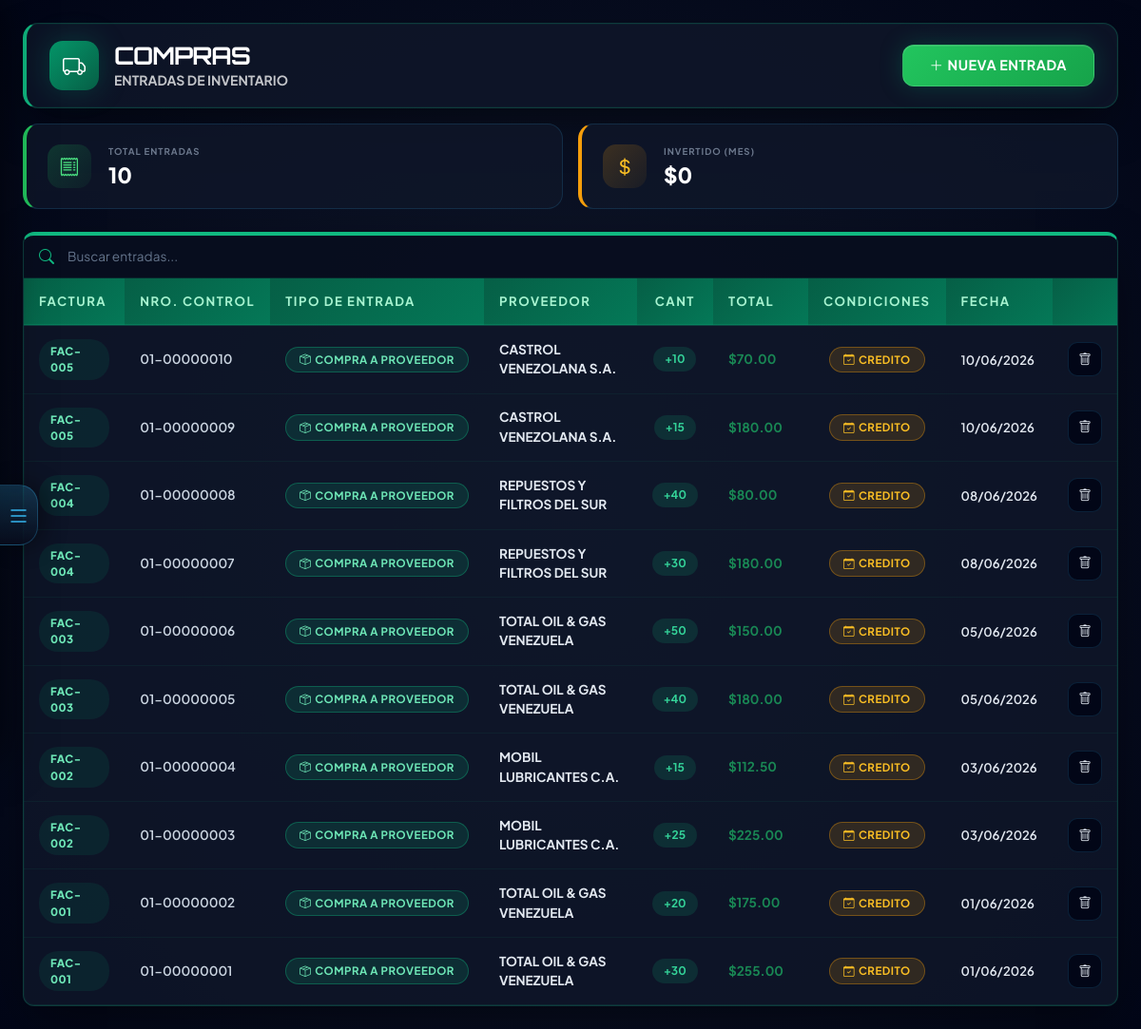
/modules/compras.php (signed in), run on an earlier commit of the app's database.
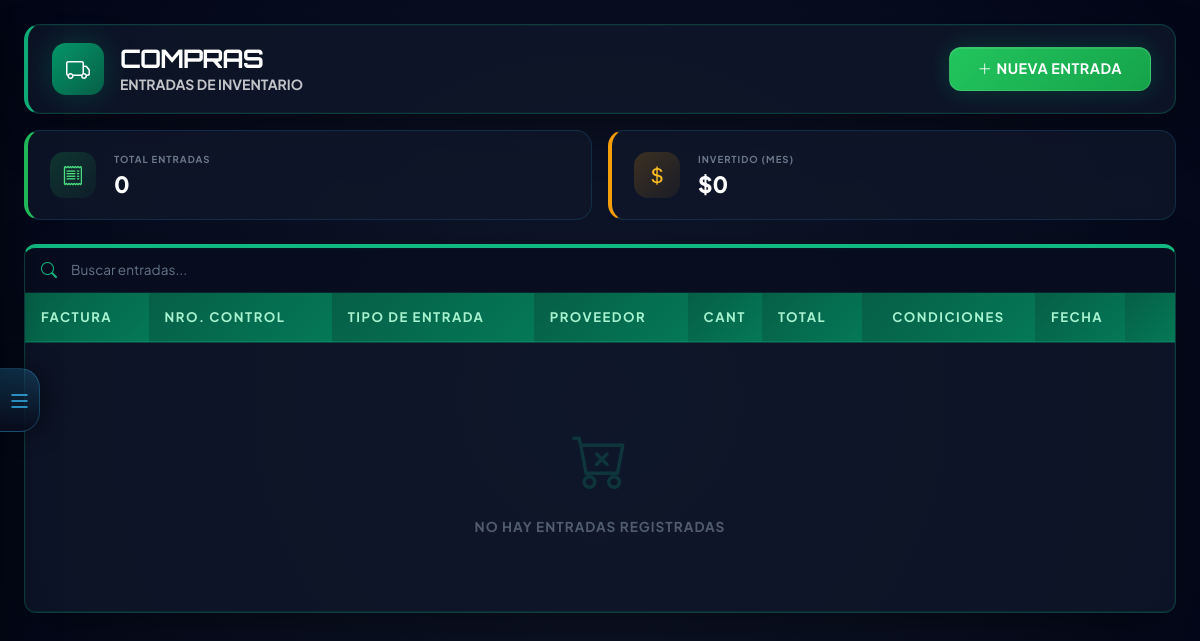
And on a later commit of the database.
### tables this page shows
CREATE TABLE `compras` (
  `id_compra` int(11) NOT NULL AUTO_INCREMENT,
  `nro_factura` varchar(50) NOT NULL,
  `id_proveedor` int(11) DEFAULT NULL,
  `id_producto` int(11) NOT NULL,
  `cantidad` int(11) NOT NULL,
  `precio_costo` decimal(10,2) NOT NULL,
  `fecha_vencimiento` date DEFAULT NULL,
  `tipo_entrada` varchar(50) DEFAULT 'Compra a proveedor',
  `id_usuario` int(11) NOT NULL,
  `fecha_compra` timestamp NOT NULL DEFAULT current_timestamp(),
  `observaciones` text DEFAULT NULL,
  `nro_control` varchar(20) DEFAULT NULL,
  `condiciones_pago` enum('Contado','Credito') DEFAULT 'Contado',
  `dias_plazo` int(11) DEFAULT 0,
  `subtotal` decimal(12,2) DEFAULT 0.00,
  `iva` decimal(12,2) DEFAULT 0.00,
  `total` decimal(12,2) DEFAULT 0.00,
  `status` enum('Activa','Anulada') NOT NULL DEFAULT 'Activa',
  PRIMARY KEY (`id_compra`),
  UNIQUE KEY `uq_nro_control` (`nro_control`),
  KEY `fk_comp_prov` (`id_proveedor`),
  KEY `fk_comp_user` (`id_usuario`),
  CONSTRAINT `fk_comp_prov` FOREIGN KEY (`id_proveedor`) REFERENCES `proveedores` (`id_proveedor`),
  CONSTRAINT `fk_comp_user` FOREIGN KEY (`id_usuario`) REFERENCES `usuarios` (`id_usuario`)
);

CREATE TABLE `proveedores` (
  `id_proveedor` int(11) NOT NULL AUTO_INCREMENT,
  `rif` varchar(20) NOT NULL,
  `nombre_empresa` varchar(150) NOT NULL,
  `contacto` varchar(100) DEFAULT NULL,
  `lead_time` int(11) DEFAULT NULL,
  `limite_credito` decimal(12,2) DEFAULT NULL,
  `plazo_pago` int(11) DEFAULT NULL,
  `dias_credito` int(11) DEFAULT 0,
  `condiciones_pago` enum('Contado','Credito') DEFAULT 'Contado',
  `moneda` varchar(10) DEFAULT 'USD',
  `status` enum('Activo','Inactivo') DEFAULT 'Activo',
  `telefono` varchar(20) DEFAULT NULL,
  `email` varchar(100) DEFAULT NULL,
  `direccion` text DEFAULT NULL,
  PRIMARY KEY (`id_proveedor`),
  UNIQUE KEY `idx_rif` (`rif`)
);

### includes/Database.php (called while the page is built, shortened)
<?php
class Database
{
    private static ?self $instance = null;
    private ?mysqli $conn = null;
    public static function getInstance(): self
    {
        if (self::$instance === null) {
            self::$instance = new self();
        }
        return self::$instance;
    }
    public function connect(string $host, string $user, string $pass, string $db): void
    {
        $this->conn = new mysqli($host, $user, $pass, $db);
        $this->conn->set_charset('utf8mb4');
        $this->conn->autocommit(true);
    }
    public function execute(string $sql, array $params = []): mysqli_stmt
    {
        $stmt = $this->conn->prepare($sql);
        if (!empty($params)) {
            $types = '';
            $bindValues = [];
            foreach ($params as $p) {
                if (is_int($p)) {
                    $types .= 'i';
                } elseif (is_float($p)) {
                    $types .= 'd';
                } elseif (is_null($p)) {
                    $types .= 's';
                    $p = null;
                } else {
                    $types .= 's';
                }
                $bindValues[] = $p;
            }
            if (!empty($bindValues)) {
                $stmt->bind_param($types, ...$bindValues);
            }
        }
        if (!$stmt->execute()) {
            throw new RuntimeException('Error ejecutando consulta: ' . $stmt->error);
        }
        return $stmt;
    }
    public function fetchOne(string $sql, array $params = []): ?array
    {
        $stmt = $this->execute($sql, $params);
        $result = $stmt->get_result();
        $row = $result->fetch_assoc();
        return $row ?: null;
    }
    public function fetchAll(string $sql, array $params = []): array
    {
        $stmt = $this->execute($sql, $params);
        $result = $stmt->get_result();
        $rows = $result->fetch_all(MYSQLI_ASSOC);
        return $rows;
    }
}

### includes/Security.php (called while the page is built, shortened)
<?php
class Security
{
    public static function esAdmin(): bool
    {
        return isset($_SESSION['rol']) && $_SESSION['rol'] === 'Administrador';
    }
}

### modules/compras.php (the view, shortened to what the changed rows need)
<?php
$db = Database::getInstance();
$esAdmin = Security::esAdmin();
$sql_compras = "
    SELECT c.*, p.nombre_producto, pr.nombre_empresa as proveedor
    FROM compras c
    LEFT JOIN productos p ON c.id_producto = p.id_producto
    LEFT JOIN proveedores pr ON c.id_proveedor = pr.id_proveedor
    WHERE c.status = 'Activa'
";
$params = [];
$sql_compras .= " ORDER BY c.fecha_compra DESC, c.id_compra DESC LIMIT 100";
$compras = $db->fetchAll($sql_compras, $params);
$total_entradas = (int)$db->fetchOne("SELECT COUNT(*) as t FROM compras WHERE status = 'Activa'")['t'];
?>
<!DOCTYPE html>
<html lang="es">
<head>
    <?php include '../includes/diseno.php'; ?>
</head>
<body>
    <div class="main-wrapper" id="mainWrapper">
        <div class="container-fluid px-4 py-4 pagina-compras">
            <div class="card-jv d-flex justify-content-between align-items-center flex-wrap gap-2 mb-3 header-card">
                <div class="d-flex align-items-center gap-3">
                    <div>
                        <h1 class="font-brand fw-bold m-0 text-white" style="font-size:1.6rem;letter-spacing:-1px;">COMPRAS</h1>
                    </div>
                </div>
            </div>
            <div class="row g-3 mb-4">
                <div class="col-md-6">
                    <div class="widget-card" style="border-left:4px solid #22c55e;">
                        <div>
                            <div class="widget-label">Total Entradas</div>
                            <div class="widget-value"><?php echo $total_entradas; ?></div>
                        </div>
                    </div>
                </div>
            </div>
            <div class="card-jv card-jv-table p-0">
                <div class="table-responsive">
                    <table class="table-jv mb-0">
                        <thead>
                            <tr>
                                <th style="min-width:100px;">Factura</th>
                                <th style="min-width:120px;">Nro. Control</th>
                                <th>Tipo de Entrada</th>
                                <th>Proveedor</th>
                                <th class="text-center" style="width:70px;">Cant</th>
                                <th style="width:100px;">Total</th>
                                <th class="text-center">Condiciones</th>
                                <th style="width:90px;">Fecha</th>
                                <th class="text-center" style="width:50px;"></th>
                            </tr>
                        </thead>
                        <tbody id="tablaEntradas">
                            <?php if (count($compras) > 0): foreach ($compras as $row): ?>
                                <tr>
                                    <td><span class="codigo-badge"><?php echo htmlspecialchars($row['nro_factura'] ?: '-'); ?></span></td>
                                    <td style="color:#cbd5e1;font-weight:600;"><?php echo htmlspecialchars($row['nro_control'] ?: '-'); ?></td>
                                    <td><span class="badge-jv <?php echo ($row['tipo_entrada'] ?? '') == 'Compra a proveedor' ? 'badge-success' : 'badge-warning'; ?>"><i class="<?php echo ($row['tipo_entrada'] ?? '') == 'Compra a proveedor' ? 'bi bi-box-seam' : 'bi bi-arrow-down-circle'; ?> me-1"></i><?php echo htmlspecialchars($row['tipo_entrada']); ?></span></td>
                                    <td class="text-uppercase fw-bold"><?php echo htmlspecialchars($row['proveedor'] ?? 'S/P'); ?></td>
                                    <td class="text-center"><span class="cant-badge">+<?php echo $row['cantidad']; ?></span></td>
                                    <td class="fw-bold text-success">$<?php echo number_format($row['total'], 2); ?></td>
                                    <td class="text-center"><span class="badge-jv <?php echo ($row['condiciones_pago'] ?? 'Contado') === 'Contado' ? 'badge-success' : 'badge-warning'; ?>"><i class="<?php echo ($row['condiciones_pago'] ?? 'Contado') === 'Contado' ? 'bi bi-cash-stack' : 'bi bi-calendar-check'; ?> me-1"></i><?php echo $row['condiciones_pago'] ?? 'Contado'; ?></span></td>
                                    <td class="fecha-cell"><?php echo date('d/m/Y', strtotime($row['fecha_compra'])); ?></td>
                                    <td class="text-center">
                                        <?php if ($esAdmin): ?>
                                            <button type="button" class="btn-action" onclick="confirmarEliminar(<?php echo $row['id_compra']; ?>)"><i class="bi bi-trash"></i></button>
                                        <?php endif; ?>
                                    </td>
                                </tr>
                            <?php endforeach; else: ?>
                                <tr><td colspan="10">
                                    <div class="estado-vacio">
                                        <i class="bi bi-cart-x"></i>
                                        <span>No hay entradas registradas</span>
                                    </div>
                                </td></tr>
                            <?php endif; ?>
                        </tbody>
                    </table>
                </div>
            </div>
        </div>
    </div>
</body>
</html>

What changed in the data, as far as the page shows it:
removed compras: nro_factura "FAC-005", nro_control "01-00000010", tipo_entrada "COMPRA A PROVEEDOR", id_proveedor.nombre_empresa "CASTROL VENEZOLANA S.A.", cantidad "10", total "70.00", condiciones_pago "CREDITO", fecha_compra "10/06/2026"
removed compras: nro_factura "FAC-005", nro_control "01-00000009", tipo_entrada "COMPRA A PROVEEDOR", id_proveedor.nombre_empresa "CASTROL VENEZOLANA S.A.", cantidad "15", total "180.00", condiciones_pago "CREDITO", fecha_compra "10/06/2026"
removed compras: nro_factura "FAC-004", nro_control "01-00000008", tipo_entrada "COMPRA A PROVEEDOR", id_proveedor.nombre_empresa "REPUESTOS Y FILTROS DEL SUR", cantidad "40", total "80.00", condiciones_pago "CREDITO", fecha_compra "08/06/2026"
removed compras: nro_factura "FAC-004", nro_control "01-00000007", tipo_entrada "COMPRA A PROVEEDOR", id_proveedor.nombre_empresa "REPUESTOS Y FILTROS DEL SUR", cantidad "30", total "180.00", condiciones_pago "CREDITO", fecha_compra "08/06/2026"
removed compras: nro_factura "FAC-003", nro_control "01-00000006", tipo_entrada "COMPRA A PROVEEDOR", id_proveedor.nombre_empresa "TOTAL OIL & GAS VENEZUELA", cantidad "50", total "150.00", condiciones_pago "CREDITO", fecha_compra "05/06/2026"
removed compras: nro_factura "FAC-003", nro_control "01-00000005", tipo_entrada "COMPRA A PROVEEDOR", id_proveedor.nombre_empresa "TOTAL OIL & GAS VENEZUELA", cantidad "40", total "180.00", condiciones_pago "CREDITO", fecha_compra "05/06/2026"
removed compras: nro_factura "FAC-002", nro_control "01-00000004", tipo_entrada "COMPRA A PROVEEDOR", id_proveedor.nombre_empresa "MOBIL LUBRICANTES C.A.", cantidad "15", total "112.50", condiciones_pago "CREDITO", fecha_compra "03/06/2026"
removed compras: nro_factura "FAC-002", nro_control "01-00000003", tipo_entrada "COMPRA A PROVEEDOR", id_proveedor.nombre_empresa "MOBIL LUBRICANTES C.A.", cantidad "25", total "225.00", condiciones_pago "CREDITO", fecha_compra "03/06/2026"
removed compras: nro_factura "FAC-001", nro_control "01-00000002", tipo_entrada "COMPRA A PROVEEDOR", id_proveedor.nombre_empresa "TOTAL OIL & GAS VENEZUELA", cantidad "20", total "175.00", condiciones_pago "CREDITO", fecha_compra "01/06/2026"
removed compras: nro_factura "FAC-001", nro_control "01-00000001", tipo_entrada "COMPRA A PROVEEDOR", id_proveedor.nombre_empresa "TOTAL OIL & GAS VENEZUELA", cantidad "30", total "255.00", condiciones_pago "CREDITO", fecha_compra "01/06/2026"
Also different on the page:
$total_entradas: "10" → "0"
text now shown: "NO HAY ENTRADAS REGISTRADAS"
